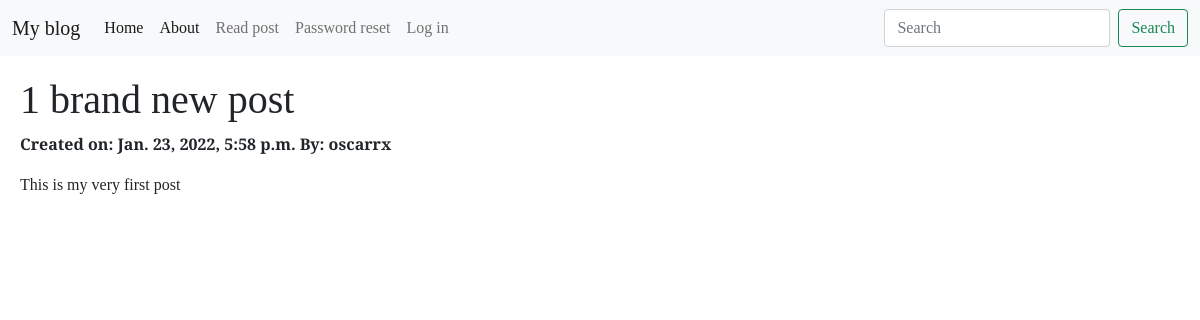
Screenshot of /posts/6/ with the database file from the repository.
### posts/models.py (models this page shows, shortened)
class Post(models.Model):
    title = models.CharField(max_length=255)
    author = models.ForeignKey('auth.User', on_delete=models.CASCADE)
    body = models.TextField()
    created_on = models.DateTimeField(auto_now_add=True)

### posts/views.py (the view)
# urls.py: path('<int:pk>/', PostDetailView.as_view(), name='post_detail'),
class PostDetailView(DetailView):
    template_name = "blog/detail.html"
    model = Post

### templates/blog/detail.html (shortened to what this page needs)
{% extends 'base.html' %}
{% block content%}
<h1> {{ post.title }} </h1>
<p><strong> Created on: {{ post.created_on }} By: {{ post.author }}</strong></p>
<p>{{ post.body}} </p>
{% endblock content%}

### static/css/base.css (style rules this page uses)
body { font-family: "Cambo", serif; font-family: "Outfit", sans-serif; font-family: "Playfair Display", serif; }
h1 { font-weight: 200; }

### rows the page displays
Post: title "1 brand new post", created_on "Jan. 23, 2022, 5:58 p.m.", author "oscarrx", body "This is my very first post"
